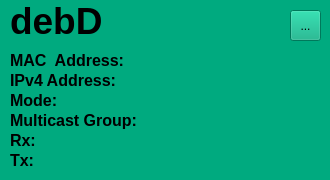
           <widget class="QWidget" name="wgt_debD" native="true">
            <property name="enabled">
             <bool>true</bool>
            </property>
            <property name="autoFillBackground">
             <bool>false</bool>
            </property>
            <property name="styleSheet">
             <string notr="true">background-color: rgb(0, 170, 127)</string>
            </property>
            <widget class="QLabel" name="lbl_hostname_debD">
             <property name="geometry">
              <rect>
               <x>10</x>
               <y>5</y>
               <width>91</width>
               <height>31</height>
              </rect>
             </property>
             <property name="font">
              <font>
               <pointsize>28</pointsize>
               <weight>75</weight>
               <bold>true</bold>
              </font>
             </property>
             <property name="focusPolicy">
              <enum>Qt::NoFocus</enum>
             </property>
             <property name="text">
              <string>debD</string>
             </property>
            </widget>
            <widget class="QToolButton" name="tBtn_editHost_debD">
             <property name="geometry">
              <rect>
               <x>290</x>
               <y>10</y>
               <width>31</width>
               <height>31</height>
              </rect>
             </property>
             <property name="text">
              <string>...</string>
             </property>
            </widget>
            <widget class="QLabel" name="lbl_mac_debD">
             <property name="geometry">
              <rect>
               <x>10</x>
               <y>50</y>
               <width>271</width>
               <height>21</height>
              </rect>
             </property>
             <property name="font">
              <font>
               <pointsize>12</pointsize>
               <weight>75</weight>
               <bold>true</bold>
              </font>
             </property>
             <property name="text">
              <string>MAC  Address:</string>
             </property>
            </widget>
            <widget class="QLabel" name="lbl_ip_debD">
             <property name="geometry">
              <rect>
               <x>10</x>
               <y>70</y>
               <width>271</width>
               <height>21</height>
              </rect>
             </property>
             <property name="font">
              <font>
               <pointsize>12</pointsize>
               <weight>75</weight>
               <bold>true</bold>
              </font>
             </property>
             <property name="text">
              <string>IPv4 Address:</string>
             </property>
            </widget>
            <widget class="QLabel" name="lbl_mlticast_debD">
             <property name="geometry">
              <rect>
               <x>10</x>
               <y>110</y>
               <width>271</width>
               <height>21</height>
              </rect>
             </property>
             <property name="font">
              <font>
               <pointsize>12</pointsize>
               <weight>75</weight>
               <bold>true</bold>
              </font>
             </property>
             <property name="text">
              <string>Multicast Group:</string>
             </property>
            </widget>
            <widget class="QLabel" name="lbl_rx_debD">
             <property name="geometry">
              <rect>
               <x>10</x>
               <y>130</y>
               <width>271</width>
               <height>21</height>
              </rect>
             </property>
             <property name="font">
              <font>
               <pointsize>12</pointsize>
               <weight>75</weight>
               <bold>true</bold>
              </font>
             </property>
             <property name="text">
              <string>Rx:</string>
             </property>
            </widget>
            <widget class="QLabel" name="lbl_tx_debD">
             <property name="geometry">
              <rect>
               <x>10</x>
               <y>150</y>
               <width>271</width>
               <height>21</height>
              </rect>
             </property>
             <property name="font">
              <font>
               <pointsize>12</pointsize>
               <weight>75</weight>
               <bold>true</bold>
              </font>
             </property>
             <property name="text">
              <string>Tx:</string>
             </property>
            </widget>
            <widget class="QLabel" name="lbl_mode_debD">
             <property name="geometry">
              <rect>
               <x>10</x>
               <y>90</y>
               <width>271</width>
               <height>21</height>
              </rect>
             </property>
             <property name="font">
              <font>
               <pointsize>12</pointsize>
               <weight>75</weight>
               <bold>true</bold>
              </font>
             </property>
             <property name="text">
              <string>Mode:</string>
             </property>
            </widget>
           </widget>
